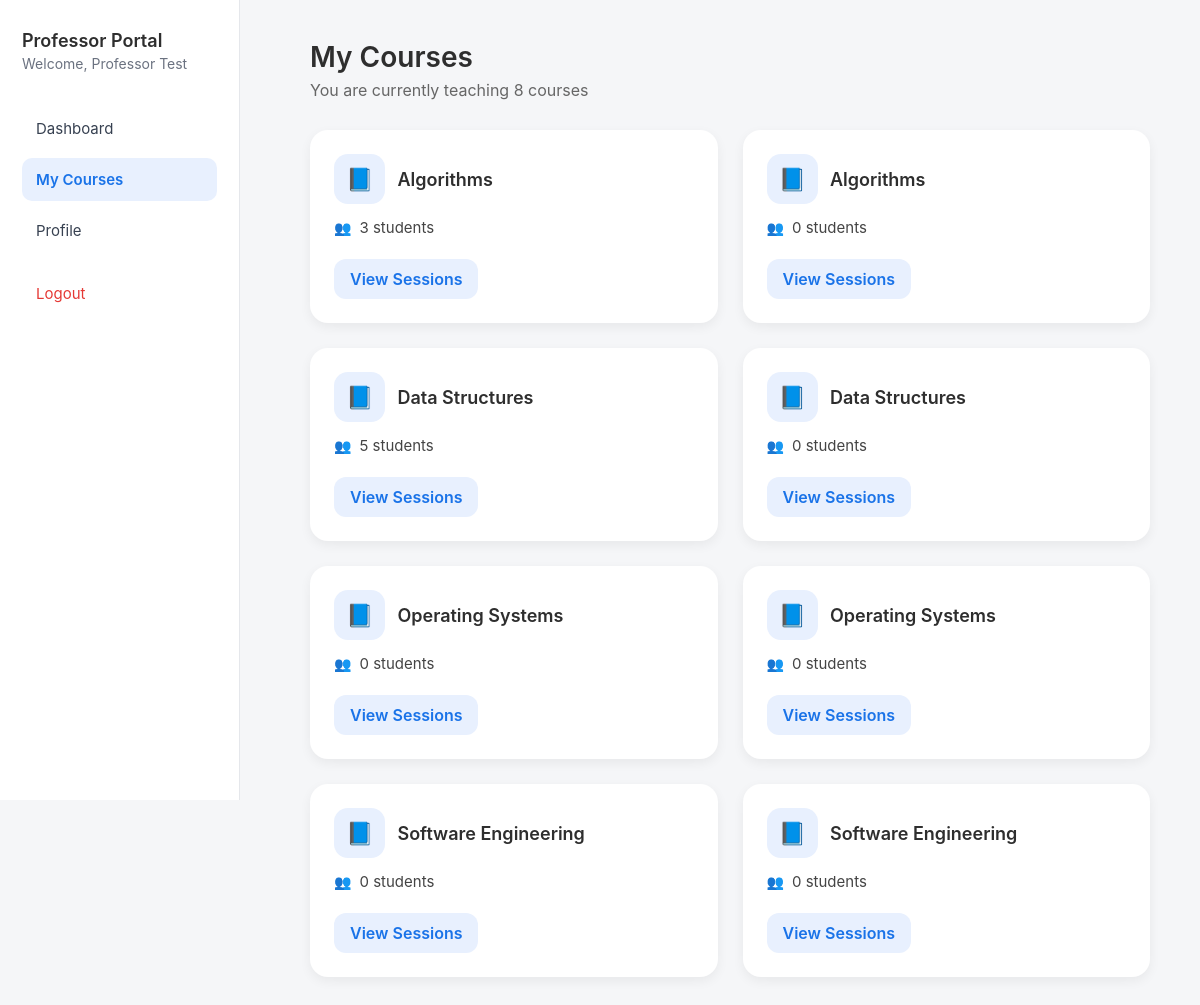
Page /frontend/professor/courses.php (signed in) on the committed database.
### tables this page shows
CREATE TABLE `courses` (
  `id` int NOT NULL,
  `course_name` varchar(100) NOT NULL,
  `professor_id` int NOT NULL
);

### frontend/professor/courses.php (the view, shortened to what this page needs)
<?php
$conn = getConnection();
require_once __DIR__ . '/sidebar.php';
$stmt = $conn->query("
    SELECT c.id, c.course_name,
        (SELECT COUNT(*) FROM student_course sc WHERE sc.course_id = c.id) AS students_count
    FROM courses c
    ORDER BY c.course_name ASC
");
$courses = $stmt->fetchAll(PDO::FETCH_ASSOC);
?>
<!doctype html>
<html>
<head>
  <link rel="stylesheet" href="../assets/style.css">
</head>
<body>
<div class="content">
  <h1>My Courses</h1>
  <p class="subtitle">You are currently teaching <?= count($courses) ?> courses</p>
  <div class="course-grid">
    <?php foreach ($courses as $c): ?>
      <div class="course-card">
        <div class="course-header">
          <div class="course-icon">📘</div>
          <div class="course-title"><?= htmlspecialchars($c['course_name']) ?></div>
        </div>
        <div class="course-info">
          👥 <span><?= $c['students_count'] ?> students</span>
        </div>
        <a href="sessions.php?course=<?= $c['id'] ?>" class="btn-session">View Sessions</a>
      </div>
    <?php endforeach; ?>
  </div>
</div>
</body>
</html>

### frontend/assets/style.css (style rules this page uses)
body { margin: 0; padding: 0; font-family: -apple-system, BlinkMacSystemFont, "Segoe UI", Roboto, sans-serif; background: #f5f6f8; color: #2e2e2e; }
.content { margin-left: 240px; flex: 1; padding: 40px 50px; transition: 0.25s ease; }
h1 { margin: 0; font-size: 30px; font-weight: 600; }
.subtitle { margin-top: 6px; color: #777; font-size: 16px; }

### frontend/professor/courses.php (style rules this page uses)
.content { margin-left: 260px; padding: 40px 50px; }
h1 { font-size: 28px; margin-bottom: 5px; }
.subtitle { color: #666; margin-bottom: 30px; }
.course-grid { display: grid; grid-template-columns: repeat(auto-fill, minmax(360px, 1fr)); gap: 25px; }
.course-card { background: #fff; padding: 24px; border-radius: 18px; box-shadow: 0 4px 12px rgba(0,0,0,0.06); display: flex; flex-direction: column; gap: 14px; }
.course-header { display: flex; align-items: center; gap: 12px; }
.course-icon { background: #e8f0fe; padding: 12px; font-size: 22px; border-radius: 14px; }
.course-title { font-size: 18px; font-weight: 600; }
.course-info { display: flex; align-items: center; gap: 8px; color: #444; font-size: 14px; }
.course-info span { font-size: 15px; }
.btn-session { margin-top: 8px; background: #e8f0fe; color: #1a73e8; padding: 10px 16px; text-decoration: none; border-radius: 12px; font-weight: 600; width: fit-content; }

### rows in the picture
courses: course_name "Algorithms", students_count "3"
courses: course_name "Algorithms", students_count "0"
courses: course_name "Data Structures", students_count "5"
courses: course_name "Data Structures", students_count "0"
courses: course_name "Operating Systems", students_count "0"
courses: course_name "Operating Systems", students_count "0"
courses: course_name "Software Engineering", students_count "0"
courses: course_name "Software Engineering", students_count "0"

### other values in the picture
$profName "Professor Test"
count($courses) "8"
